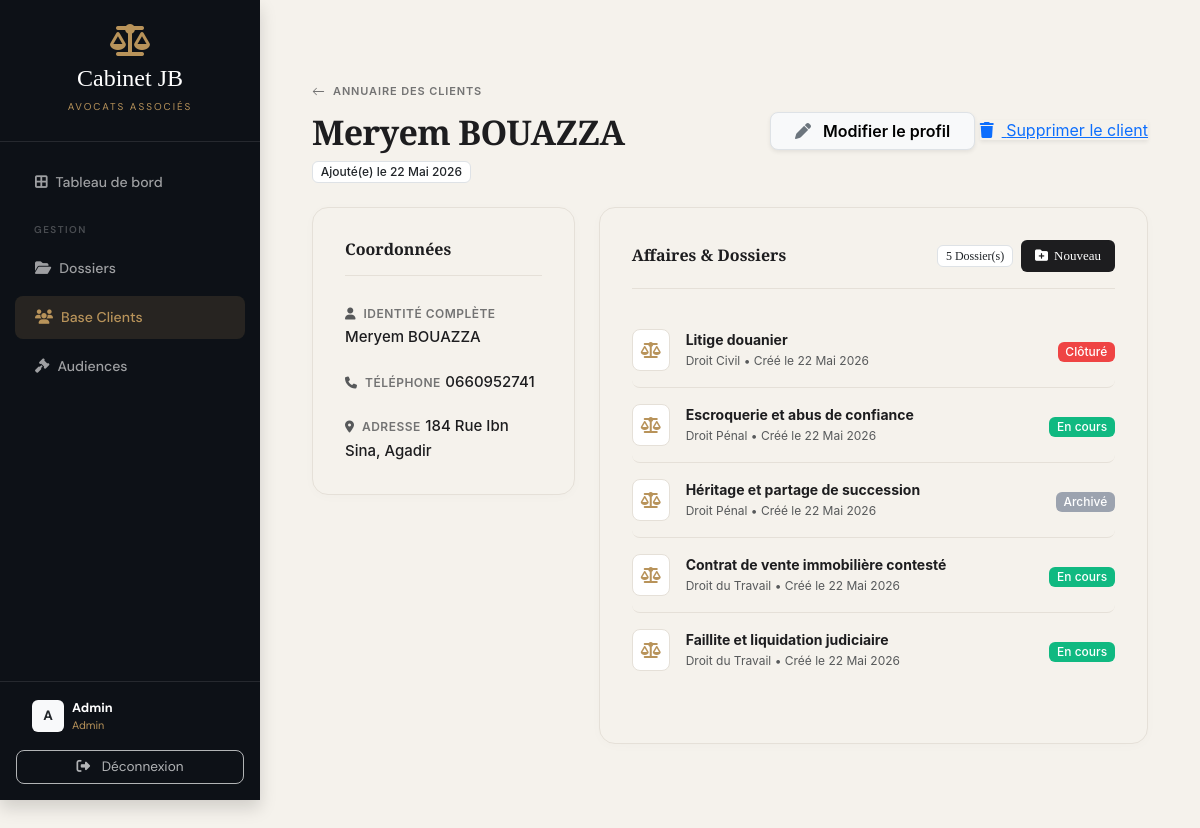
Screenshot of /client/9/ (signed in) with the database file from the repository.
### comptes/models.py (models this page shows, shortened)
class CustomUser(AbstractUser):
    ROLE_CHOICES = (
        ('Avocat', 'Avocat'),
        ('Secretaire', 'Secrétaire'),
    )
    role = models.CharField(max_length=20, choices=ROLE_CHOICES, default='Avocat')

### dossiers/models.py (models this page shows, shortened)
class Client(models.Model):
    nom = models.CharField(max_length=100, verbose_name="Nom")
    prenom = models.CharField(max_length=100, verbose_name="Prénom")
    telephone = models.CharField(max_length=20, blank=True)
    adresse = models.TextField(blank=True)
    photo_cin = models.ImageField(upload_to='clients/cin/', null=True, blank=True, verbose_name="Photo CIN")
    date_ajout = models.DateTimeField(auto_now_add=True)

class Dossier(models.Model):
    TYPE_CHOICES = [
        ('Civil', 'Droit Civil'),
        ('Penal', 'Droit Pénal'),
        ('Commercial', 'Droit Commercial'),
        ('Famille', 'Droit de la Famille'),
        ('Travail', 'Droit du Travail'),
        ('Administratif', 'Droit Administratif'),
        ('Autre', 'Autre'),
    ]
    STATUT_CHOICES = [
        ('En cours', 'En cours'),
        ('Clôturé', 'Clôturé'),
        ('Archivé', 'Archivé'),
    ]
    titre = models.CharField(max_length=200)
    client = models.ForeignKey(Client, on_delete=models.CASCADE, related_name='dossiers')
    statut = models.CharField(max_length=50, choices=STATUT_CHOICES, default='En cours')
    type_affaire = models.CharField(max_length=50, choices=TYPE_CHOICES, default='Civil')
    partie_adverse = models.CharField(max_length=200, blank=True, null=True, verbose_name="Partie Adverse ")
    tribunal = models.CharField(max_length=200, blank=True, null=True, verbose_name="Tribunal Compétent")
    description = models.TextField(blank=True, null=True, verbose_name="Résumé des Faits")
    date_creation = models.DateTimeField(auto_now_add=True)

### dossiers/views.py (the view)
# urls.py: path('client/<int:pk>/', ClientDetailView.as_view(), name='client_detail'),
class ClientDetailView(LoginRequiredMixin, DetailView):
    model = Client
    template_name = 'dossiers/client_detail.html'
    context_object_name = 'client'

### dossiers/templates/dossiers/client_detail.html (shortened to what this page needs)
{% extends 'base/base.html' %}
{% block content %}
<div class="dossier-wrapper fade-up" style="animation: fadeIn 0.5s ease;">
    <div class="container">
        <div class="d-flex flex-column flex-md-row justify-content-between align-items-md-center mb-4">
            <div class="mb-3 mb-md-0">
                <a href="{% url 'client_list' %}" class="btn-retour">
                    <svg xmlns="http://www.w3.org/2000/svg" width="13" height="13" fill="currentColor" class="me-2" viewBox="0 0 16 16"><path fill-rule="evenodd" d="M15 8a.5.5 0 0 0-.5-.5H2.707l3.147-3.146a.5.5 0 1 0-.708-.708l-4 4a.5.5 0 0 0 0 .708l4 4a.5.5 0 0 0 .708-.708L2.707 8.5H14.5A.5.5 0 0 0 15 8z"/></svg>
                    Annuaire des clients
                </a>
                <h1 class="page-title">{{ client.prenom|title }} {{ client.nom|upper }}</h1>
                <div class="d-flex gap-2 align-items-center mt-2">
                    <span class="badge text-dark border bg-white" style="font-weight: 500;">
                        Ajouté(e) le {{ client.date_ajout|date:"d M Y" }}
                    </span>
                </div>
            </div>
            <div>
                <a href="{% url 'client_update' client.id %}" class="btn btn-light border shadow-sm px-4" style="border-radius: 8px; font-weight: 600;">
                    <i class="fa-solid fa-pen me-2 text-secondary"></i> Modifier le profil
                </a>
            {% if request.user.role == 'Avocat' %}
<a href="{% url 'client_delete' client.id %}" class="btn-delete-luxe shadow-sm">
    <i class="fa-solid fa-trash me-2"></i> Supprimer le client
</a>
{% endif %}
            </div>
        </div>
        <div class="row g-4">
            <div class="col-lg-4">
                <div class="premium-card">
                    <h2 class="card-heading">Coordonnées</h2>
                    <div class="info-grid">
                        <div class="info-group">
                            <span class="info-label"><i class="fa-solid fa-user text-muted me-1"></i> Identité Complète</span>
                            <span class="info-value">{{ client.prenom|title }} {{ client.nom|upper }}</span>
                        </div>
                        <div class="info-group">
                            <span class="info-label"><i class="fa-solid fa-phone text-muted me-1"></i> Téléphone</span>
                            <span class="info-value">{{ client.telephone|default:"Non renseigné" }}</span>
                        </div>
                        <div class="info-group">
                            <span class="info-label"><i class="fa-solid fa-location-dot text-muted me-1"></i> Adresse</span>
                            <span class="info-value">{{ client.adresse|default:"Aucune adresse enregistrée" }}</span>
                        </div>
                    </div>
                </div>
            </div>
            <div class="col-lg-8">
                <div class="premium-card h-100">
                    <h2 class="card-heading d-flex justify-content-between align-items-center m-0 pb-3 mb-4" style="border-bottom: 1px solid var(--border-color);">
                        <span>Affaires & Dossiers</span>
                        <div class="d-flex align-items-center gap-2">
                            <span class="badge text-dark border bg-white" style="font-weight: 500;">
                                {{ client.dossiers.count }} Dossier(s)
                            </span>
                            <a href="{% url 'dossier_create' %}?client={{ client.id }}" class="btn-card-action">
                                <i class="fa-solid fa-folder-plus"></i> Nouveau
                            </a>
                        </div>
                    </h2>
                    <div class="documents-list">
                        {% for dossier in client.dossiers.all %}
                            <a href="{% url 'dossier_detail' dossier.id %}" class="doc-item">
                                <div class="d-flex align-items-center gap-3">
                                    <div style="color: var(--gold); background: #fff; padding: 8px; border-radius: 8px; border: 1px solid var(--border-color);">
                                        <i class="fa-solid fa-scale-balanced"></i>
                                    </div>
                                    <div>
                                        <div class="fw-bold" style="font-size: 14px;">{{ dossier.titre }}</div>
                                        <div class="text-muted" style="font-size: 12px; margin-top: 2px;">{{ dossier.get_type_affaire_display }} • Créé le {{ dossier.date_creation|date:"d M Y" }}</div>
                                    </div>
                                </div>
                                <div>
                                    {% if dossier.statut == 'En cours' %}
                                        <span class="badge" style="background-color: #10b981; font-weight: 500;">
                                            {{ dossier.statut }}
                                        </span>
                                    {% elif dossier.statut == 'Clôturé' %}
                                        <span class="badge" style="background-color: #ef4444; font-weight: 500;">
                                            {{ dossier.statut }}
                                        </span>
                                    {% else %}
                                        <span class="badge" style="background-color: #9ca3af; font-weight: 500;">
                                            {{ dossier.statut }}
                                        </span>
                                    {% endif %}
                                </div>
                            </a>
                        {% endfor %}
                    </div>
                </div>
            </div>
        </div>
    </div>
</div>
{% endblock content %}

### templates/base/base.html (shortened to what this page needs)
<!DOCTYPE html>
<html lang="fr">
<head>
    <link href="https://cdn.jsdelivr.net/npm/bootstrap@5.3.0/dist/css/bootstrap.min.css" rel="stylesheet">
    <link rel="stylesheet" href="https://cdnjs.cloudflare.com/ajax/libs/font-awesome/6.4.0/css/all.min.css">
</head>
<body>
    <div class="sidebar shadow">
        <div class="text-center py-4 border-bottom border-light border-opacity-10">
            <i class="fa-solid fa-scale-balanced fa-2x mb-2" style="color: var(--gold);"></i>
            <h4 class="brand-font mb-0 text-white">Cabinet JB</h4>
            <small style="color: var(--gold); font-size: 0.62rem; letter-spacing: 2px;" class="text-uppercase">Avocats Associés</small>
        </div>
        <div class="d-flex flex-column mt-3 flex-grow-1" style="overflow-y: auto;">
            <a href="{% url 'dashboard' %}" class="{% if request.resolver_match.url_name == 'dashboard' %}active{% endif %}">
                <i class="fa-solid fa-border-all me-2" style="font-size:0.9rem;"></i> Tableau de bord
            </a>
            {% if user.is_authenticated and user.is_staff %}
            <div class="nav-section-label">Gestion</div>
            <a href="{% url 'dossier_list' %}" class="{% if 'dossier' in request.resolver_match.url_name %}active{% endif %}">
                <i class="fa-solid fa-folder-open me-2" style="font-size:0.9rem;"></i> Dossiers
            </a>
            <a href="{% url 'client_list' %}" class="{% if 'client' in request.resolver_match.url_name %}active{% endif %}">
                <i class="fa-solid fa-users me-2" style="font-size:0.9rem;"></i> Base Clients
            </a>
            <a href="{% url 'audience_list' %}" class="{% if 'audience' in request.resolver_match.url_name %}active{% endif %}">
                <i class="fa-solid fa-gavel me-2" style="font-size:0.9rem;"></i> Audiences
            </a>
            {% endif %}
        </div>
        <div class="p-3 border-top border-light border-opacity-10">
            {% if user.is_authenticated %}
                <div class="d-flex align-items-center px-3 mb-3">
                    <div class="rounded bg-light text-dark d-flex align-items-center justify-content-center fw-bold me-2" style="width:32px;height:32px;font-size:0.85rem;">
                        {{ user.username|first|upper }}
                    </div>
                    <div style="font-size: 0.8rem;">
                        <div class="fw-bold text-white">{{ user.username|title }}</div>
                        <div style="color:var(--gold);font-size:0.68rem;">{% if user.is_superuser %}Admin{% else %}Secrétaire{% endif %}</div>
                    </div>
                </div>
                <form action="{% url 'logout' %}" method="post">
                    <button type="submit" class="btn btn-outline-light w-100 btn-logout">
                        <i class="fa-solid fa-right-from-bracket me-2"></i> Déconnexion
                    </button>
                </form>
            {% endif %}
        </div>
    </div>
    <div class="main-content">
        {% block content %}{% endblock %}
    </div>
</body>
</html>

### templates/base/base.html (style rules this page uses)
:root { --ink: #0d1117; --cream: #f5f2ec; --gold: #b8935a; }
body { font-family: 'DM Sans', sans-serif; background-color: var(--cream); color: var(--ink); min-height: 100vh; display: flex; margin: 0; }
h1, h2, h3, h4, h5, .brand-font { font-family: 'Cormorant Garamond', serif; }
.sidebar { width: 260px; background-color: var(--ink); color: white; position: fixed; height: 100vh; display: flex; flex-direction: column; z-index: 100; }
.sidebar a { color: rgba(255,255,255,0.6); text-decoration: none; padding: 11px 20px; margin: 3px 15px; border-radius: 8px; transition: 0.3s; font-weight: 500; font-size: 0.88rem; display: flex; align-items: center; }
.sidebar a:hover, .sidebar a.active { background-color: rgba(184,147,90,0.15); color: var(--gold); }
.sidebar .nav-section-label { font-size: 0.62rem; text-transform: uppercase; letter-spacing: 1.5px; color: rgba(255,255,255,0.25); padding: 16px 34px 6px; font-weight: 600; }
.main-content { margin-left: 260px; flex: 1; padding: 40px; }
.btn-logout { border-radius: 8px; opacity: 0.7; font-size: 0.85rem; transition: all 0.3s ease; }

### dossiers/templates/dossiers/client_detail.html (style rules this page uses)
:root { --text-primary: #1d1d1f; --text-secondary: #737373; --bg-main: transparent; --bg-card: #F5F2EC; --border-color: #e5e0d8; --gold: #b8935a; }
.dossier-wrapper { font-family: -apple-system, BlinkMacSystemFont, "SF Pro Text", "Segoe UI", Roboto, Helvetica, Arial, sans-serif !important; background-color: var(--bg-main); min-height: 100vh; padding: 40px 0 80px 0; color: var(--text-primary); }
.btn-retour { color: var(--text-secondary); font-size: 11px; font-weight: 600; text-transform: uppercase; letter-spacing: 0.08em; text-decoration: none; display: inline-flex; align-items: center; margin-bottom: 12px; transition: color 0.2s ease, transform 0.2s ease; }
.page-title { font-size: 34px; font-weight: 700; letter-spacing: -0.02em; margin-bottom: 8px; color: var(--text-primary); font-family: 'Cormorant Garamond', serif !important; }
.premium-card { background-color: var(--bg-card); border-radius: 16px; padding: 32px; margin-bottom: 24px; box-shadow: 0 2px 12px rgba(0,0,0,0.02); border: 1px solid var(--border-color); }
.card-heading { font-size: 16px; font-weight: 600; color: var(--text-primary); margin-bottom: 24px; padding-bottom: 16px; border-bottom: 1px solid var(--border-color); }
.info-grid { display: grid; grid-template-columns: 1fr; gap: 20px; }
.info-label { font-size: 12px; text-transform: uppercase; letter-spacing: 0.04em; color: var(--text-secondary); font-weight: 600; margin-bottom: 6px; }
.info-value { font-size: 15px; color: var(--text-primary); font-weight: 500; line-height: 1.5; }
.btn-card-action { background-color: var(--text-primary); color: #ffffff; border: none; border-radius: 6px; height: 32px; padding: 0 14px; font-size: 13px; font-weight: 500; display: inline-flex; align-items: center; gap: 6px; transition: all 0.2s ease; text-decoration: none; }
.doc-item { display: flex; justify-content: space-between; align-items: center; padding: 16px 0; border-bottom: 1px solid var(--border-color); text-decoration: none; color: inherit; transition: background-color 0.2s; border-radius: 8px; }
.doc-item:last-child { border-bottom: none; }

### rows the page displays
CustomUser: username|first "A", username "Admin"
Client: prenom "Meryem", nom "BOUAZZA", date_ajout "22 Mai 2026", telephone "0660952741", adresse "184 Rue Ibn Sina, Agadir", dossiers.count "5"
Dossier: titre "Litige douanier", type_affaire "Droit Civil", date_creation "22 Mai 2026", statut "Clôturé"
Dossier: titre "Escroquerie et abus de confiance", type_affaire "Droit Pénal", date_creation "22 Mai 2026", statut "En cours"
Dossier: titre "Héritage et partage de succession", type_affaire "Droit Pénal", date_creation "22 Mai 2026", statut "Archivé"
Dossier: titre "Contrat de vente immobilière contesté", type_affaire "Droit du Travail", date_creation "22 Mai 2026", statut "En cours"
Dossier: titre "Faillite et liquidation judiciaire", type_affaire "Droit du Travail", date_creation "22 Mai 2026", statut "En cours"
